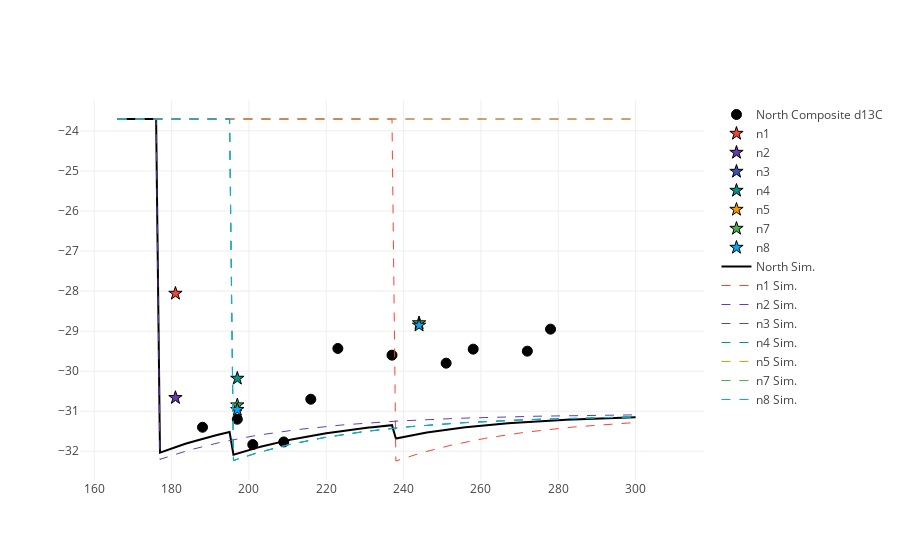

Notebook code for this chart:
### Code cell
%matplotlib inline
import plotlycred
figname = 'Soils' + variable + transect + '.png'

online = False
if online:
    # fig = py.iplot(data) 
    fig = go.Figure(data=data) # , layout=layout)
    py.image.save_as(fig, filename=figname)
else:
    iplot(data)

### Figure 1 — Plotly figure (JSON) as saved in the notebook; plotly's stock layout.template omitted (floating-point values rounded to 4 significant figures; data arrays with more than 128 entries replaced by an {"elided": "..."} marker saying what was removed)
{"data": [{"marker": {"color": "black", "line": {"color": "black", "width": 1}, "size": 10, "symbol": "circle"}, "mode": "markers", "name": "North Composite d13C", "type": "scatter", "x": {"elided": "135 int values"}, "y": {"elided": "135 float values"}}, {"marker": {"color": "#F44336", "line": {"color": "black", "width": 1}, "size": 10, "symbol": "star"}, "mode": "markers", "name": "n1", "type": "scatter", "x": {"elided": "135 int values"}, "y": {"elided": "135 float values"}}, {"marker": {"color": "#673AB7", "line": {"color": "black", "width": 1}, "size": 10, "symbol": "star"}, "mode": "markers", "name": "n2", "type": "scatter", "x": {"elided": "135 int values"}, "y": {"elided": "135 float values"}}, {"marker": {"color": "#3F51B5", "line": {"color": "black", "width": 1}, "size": 10, "symbol": "star"}, "mode": "markers", "name": "n3", "type": "scatter", "x": {"elided": "135 int values"}, "y": {"elided": "135 null values"}}, {"marker": {"color": "#009688", "line": {"color": "black", "width": 1}, "size": 10, "symbol": "star"}, "mode": "markers", "name": "n4", "type": "scatter", "x": {"elided": "135 int values"}, "y": {"elided": "135 float values"}}, {"marker": {"color": "#FF9800", "line": {"color": "black", "width": 1}, "size": 10, "symbol": "star"}, "mode": "markers", "name": "n5", "type": "scatter", "x": {"elided": "135 int values"}, "y": {"elided": "135 null values"}}, {"marker": {"color": "#4CAF50", "line": {"color": "black", "width": 1}, "size": 10, "symbol": "star"}, "mode": "markers", "name": "n7", "type": "scatter", "x": {"elided": "135 int values"}, "y": {"elided": "135 float values"}}, {"marker": {"color": "#03A9F4", "line": {"color": "black", "width": 1}, "size": 10, "symbol": "star"}, "mode": "markers", "name": "n8", "type": "scatter", "x": {"elided": "135 int values"}, "y": {"elided": "135 float values"}}, {"marker": {"color": "black"}, "mode": "lines", "name": "North Sim.", "type": "scatter", "x": {"elided": "135 int values"}, "y": {"elided": "135 float values"}}, {"line": {"color": "#F44336", "dash": "dash", "width": 1}, "name": "n1 Sim.", "type": "scatter", "x": {"elided": "135 int values"}, "y": {"elided": "135 float values"}}, {"line": {"color": "#673AB7", "dash": "dash", "width": 1}, "name": "n2 Sim.", "type": "scatter", "x": {"elided": "135 int values"}, "y": {"elided": "135 float values"}}, {"line": {"color": "#3F51B5", "dash": "dash", "width": 1}, "name": "n3 Sim.", "type": "scatter", "x": {"elided": "135 int values"}, "y": {"elided": "135 float values"}}, {"line": {"color": "#009688", "dash": "dash", "width": 1}, "name": "n4 Sim.", "type": "scatter", "x": {"elided": "135 int values"}, "y": {"elided": "135 float values"}}, {"line": {"color": "#FF9800", "dash": "dash", "width": 1}, "name": "n5 Sim.", "type": "scatter", "x": {"elided": "135 int values"}, "y": {"elided": "135 float values"}}, {"line": {"color": "#4CAF50", "dash": "dash", "width": 1}, "name": "n7 Sim.", "type": "scatter", "x": {"elided": "135 int values"}, "y": {"elided": "135 float values"}}, {"line": {"color": "#03A9F4", "dash": "dash", "width": 1}, "name": "n8 Sim.", "type": "scatter", "x": {"elided": "135 int values"}, "y": {"elided": "135 float values"}}], "layout": {}}
